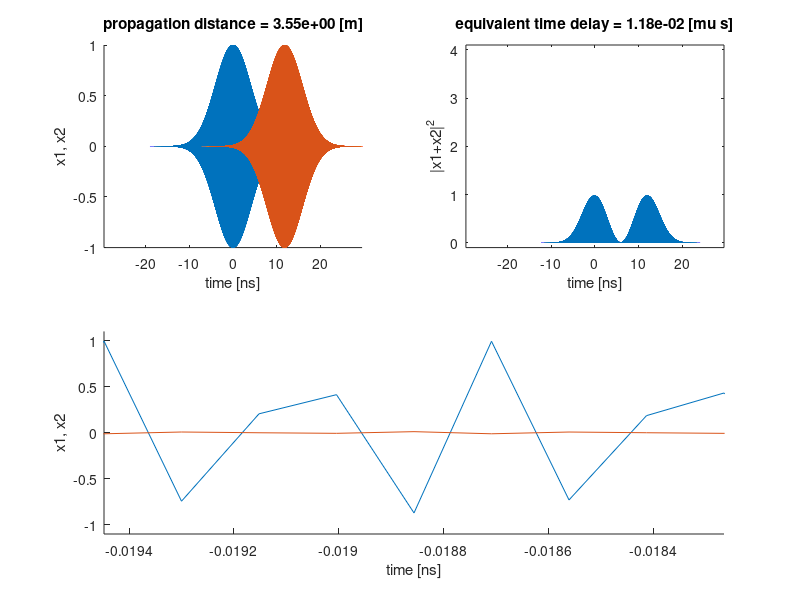

The MATLAB script that drew this image:
% ---------------------------------------------
% ----- INFORMATIONS -----
%   Author          : louis tomczyk
%   Institution     : Telecom Paris
%   Email           : louis.tomczyk@telecom-paris.fr
%   Version         : 1.1.0
%   Date            : 2024-09-19
%   License         : cc-by-nc-sa
%                       CAN:    modify - distribute
%                       CANNOT: commercial use
%                       MUST:   share alike - include license
%
% ----- CHANGELOG -----
%   2023-09-23  (1.0.0) creation
%   2024-09-19  (1.0.1) better display (axis lim)
% 
% ----- INPUTS -----
% ----- EVOLUTIONS -----
% - define by spectra instead by time pulses
% - display spectra evolution
%
% ----- BIBLIOGRAPHY -----
%   Functions           :
%   Author              :
%   Author contact      :
%   Date                :
%   Title of program    :
%   Code version        :
%   Type                : 
%   Web Address         : 
% ----------------------------------------------
%%


% ----------------------------------------------
% MAINTENANCE
% ----------------------------------------------
clear
close all
clc

% ----------------------------------------------
% PARAMETERS TO CHANGE BY USER
% ----------------------------------------------
% what spectrum you want?
% choose between:
% - "rect"  - rectangular spectrum
% - "gauss" - gaussian spectrum
what    =  "gauss";

% if you chose "gauss", how much energy percentage
% you wanna use for pulse duration estimation?
energy  = 0.999;

% spectral characteristics
lambda  = 1550e-9;      % wavelength        [m]
dnu     = 1e8;          % linewdith         [Hz]

% set the distance over which you want the pulses
% to propagate, in terms of coherence lengths
N_lc    = 1;

% ----------------------------------------------
% PHYSISCAL PARAMETERS
% ----------------------------------------------
c   = 299752458;        % light celerity    [m/s]
nu  = c/lambda;         % carrier frequency [Hz]

% ----------------------------------------------
% TIME AXIS
% ----------------------------------------------
% there will be 3 plots:
% - one with the two sources independent
% - one with the power of the sum of the sources
% - one which is a zoom inside the enveloppe in
%       order to see the phase
% for this last plot we need to zoom in the pulse
% so we draw from the principal time axis a second
% time axes
% (1) creation of the principal axis that spreads
%     over 2*N_PERIODS_E-1 pseudo period of the
%     sinc(.).
% (2) setting the INDEXES in the principal time
%     array such as we zoom inside the mean lobe
N           = 4e5;      % number of points
n_periods_e = 5;        % number of periods to display

if strcmpi(what,'rect') == 1
    Te      = 2/dnu;            % Enveloppe's period  [s]
    tau_c   = Te;
    dt      = n_periods_e*Te/N; % [s]
    n_points_per_period_e = Te/dt;
    lobe_number = 2;
    indexes     = lobe_number*n_points_per_period_e/2+1:...
                 (lobe_number+1)*n_points_per_period_e/2;
elseif strcmpi(what,'gauss') == 1

    % small exercise: f(t=tau/2)=alpha*f(t=0)
    Te          = sqrt(-2*log(1-energy))/pi/dnu;
    n           = 1024;
    indexes     = N/2-int32(N/n):N/2+int32(N/n);
end

t = linspace(-n_periods_e*Te/2,n_periods_e*Te/2,N);

if strcmpi(what,'mono') ~= 1
    tbis        = t(indexes);
end

l_c     = c*Te;             % [m]   coherence length
dist_max= N_lc*l_c;         % [m]   travelling distance of the pulses
FPS     = 30;               % [1/s] Frames Per Second
Nsteps  = 60;               %       dist_max = Nsteps * dz
dz      = dist_max/Nsteps;  % [m]
dt      = dz/c;             % [s]


figure('units','normalized','outerposition',[0 0 1 1])
for step = 1:Nsteps

    dist= step*dz; % [m] propagation distance
    tg  = step*dt; % [s] equivalent time delay

    % time signals
    if strcmpi(what,'mono') == 1
        x1      = cos(2*pi*nu*t);
        x2      = cos(2*pi*nu*(t-tg));
    elseif strcmpi(what,'rect') == 1
        x1      = sinc(dnu*t).*cos(2*pi*nu*t);
        x2      = sinc(dnu*(t-tg)).*cos(2*pi*nu*(t-tg));
    elseif strcmpi(what,'gauss') == 1
        x1      = exp(-pi*dnu^2*t.^2).*cos(2*pi*nu*t);
        x2      = exp(-pi*dnu^2*(t-tg).^2).*cos(2*pi*nu*(t-tg));
    end

    x   = x1+x2;
    y   = abs(x).^2;

    clf
    subplot(2,2,1)
        hold on
        plot(t*1e9,x1)
        plot(t*1e9,x2)
        xlabel("time [ns]")
        ylabel('x1, x2')
        xlim([t(1)*1e9,t(end)*1e9])
        title(sprintf("propagation distance = %.2e [m]",dist))

    if strcmpi(what,'rect') == 1 || strcmpi(what,'gauss') == 1
        subplot(2,2,[3,4])
            hold on
            plot(tbis*1e9,x1(indexes))
            plot(tbis*1e9,x2(indexes))

            imin    = round(length(tbis)/3);
            idt      = round(length(tbis)/100);
            xlim([tbis(imin)*1e9,tbis(imin+idt)*1e9])
            if strcmpi(what,'gauss')
                ylim([-1.1,1.1])
            else
                ylim([-1,1]/5)
            end
            xlabel("time [ns]")
            ylabel('x1, x2')
    end

    subplot(2,2,2)
        plot(t*1e9,y)
        axis([t(1)*1e9,t(end)*1e9,-0.1,4.1])
        xlabel("time [ns]")
        ylabel('|x1+x2|^2')
        title(sprintf("equivalent time delay = %.2e [mu s]",tg*1e6))
    pause(1/FPS)

end